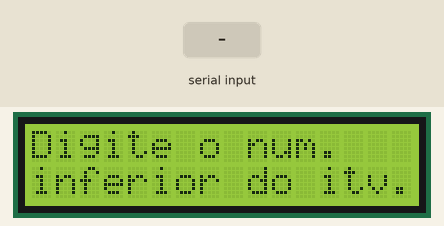
This sketch was run on a simulated Arduino Uno, built with avr-gcc and run on an emulated ATmega328P. Shown: 16×2 character LCD. Inputs (shaded band) come from the test bench. What the sketch prints to the serial monitor is not drawn.

Above: at 1.2 s.
1.3 s: "90,45,200\n" received over Serial
At 2.9 s:
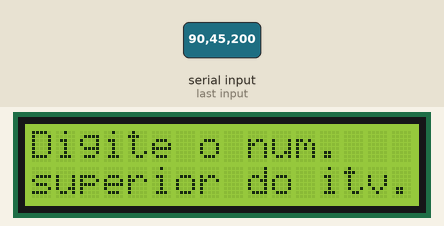
3.8 s: "5\n" received over Serial
At 4.2 s:
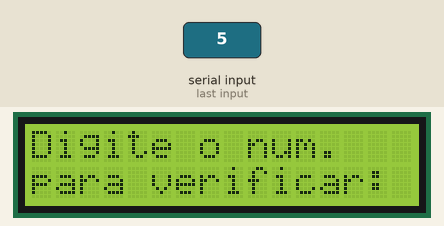
6.3 s: "30,150,10\n" received over Serial
At 7.9 s:
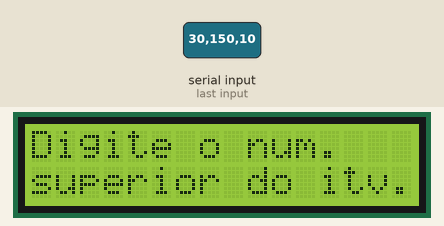
8.8 s: "90\n" received over Serial
At 9.82 s:
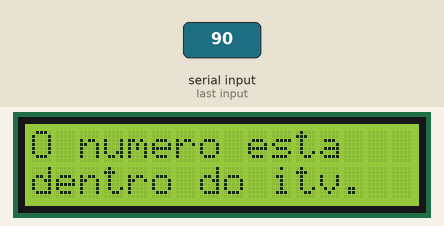
Timing chart, 0 to 11.8 s (numbered marks = the images above; inputs shaded):
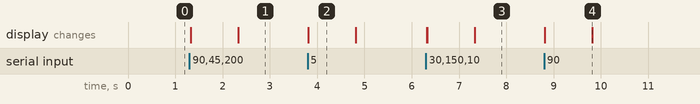

Measured:
- after the input at 1.3 s, the display: first changes at once (image 1 shows a later state)
- after the input at 3.8 s, the display: changes at once (image 2)
- after the input at 6.3 s, the display: first changes at once (image 3 shows a later state)
- after the input at 8.8 s, the display: first changes at once (image 4 shows a later state)
- what the display in image 2 shows lasts 1.0 s, from 3.8 s to 4.8 s

The sketch:

Ex6.ino
```cpp
#include <LiquidCrystal.h>

LiquidCrystal lcd(12, 11, 5, 4, 3, 2);

void setup(){
    lcd.begin(16, 2);
    Serial.begin(9600);
}
void loop(){
    lcd.clear();
    lcd.setCursor(0, 0);
    lcd.print("Digite o num.");
    lcd.setCursor(0, 1);
    lcd.print("inferior do itv.");

    while(!Serial.available());
    int numinf = Serial.parseInt();

    lcd.clear();
    lcd.setCursor(0, 0);
    lcd.print("Digite o num.");
    lcd.setCursor(0, 1);
    lcd.print("superior do itv.");

    while(!Serial.available());
    int numsup = Serial.parseInt();

    lcd.clear();
    lcd.setCursor(0, 0);
    lcd.print("Digite o num.");
    lcd.setCursor(0, 1);
    lcd.print("para verificar: ");

    while(!Serial.available());
    int numver = Serial.parseInt();

  	lcd.clear();

    if(numver >= numinf && numver <= numsup){
        lcd.setCursor(0, 0);
        lcd.print("O numero esta");
        lcd.setCursor(0, 1);
        lcd.print("dentro do itv.");
    }
    else{
        lcd.setCursor(0, 0);
        lcd.print("O numero NAO sta");
        lcd.setCursor(0, 1);
        lcd.print("dentro do itv.");
    }

    if(numver >= numinf && numver <= numsup){
        Serial.print("O numero esta dentro do intervalo \n");
    }
    else{
        Serial.print("O numero NAO esta dentro do intervalo \n");
    }
}
```
